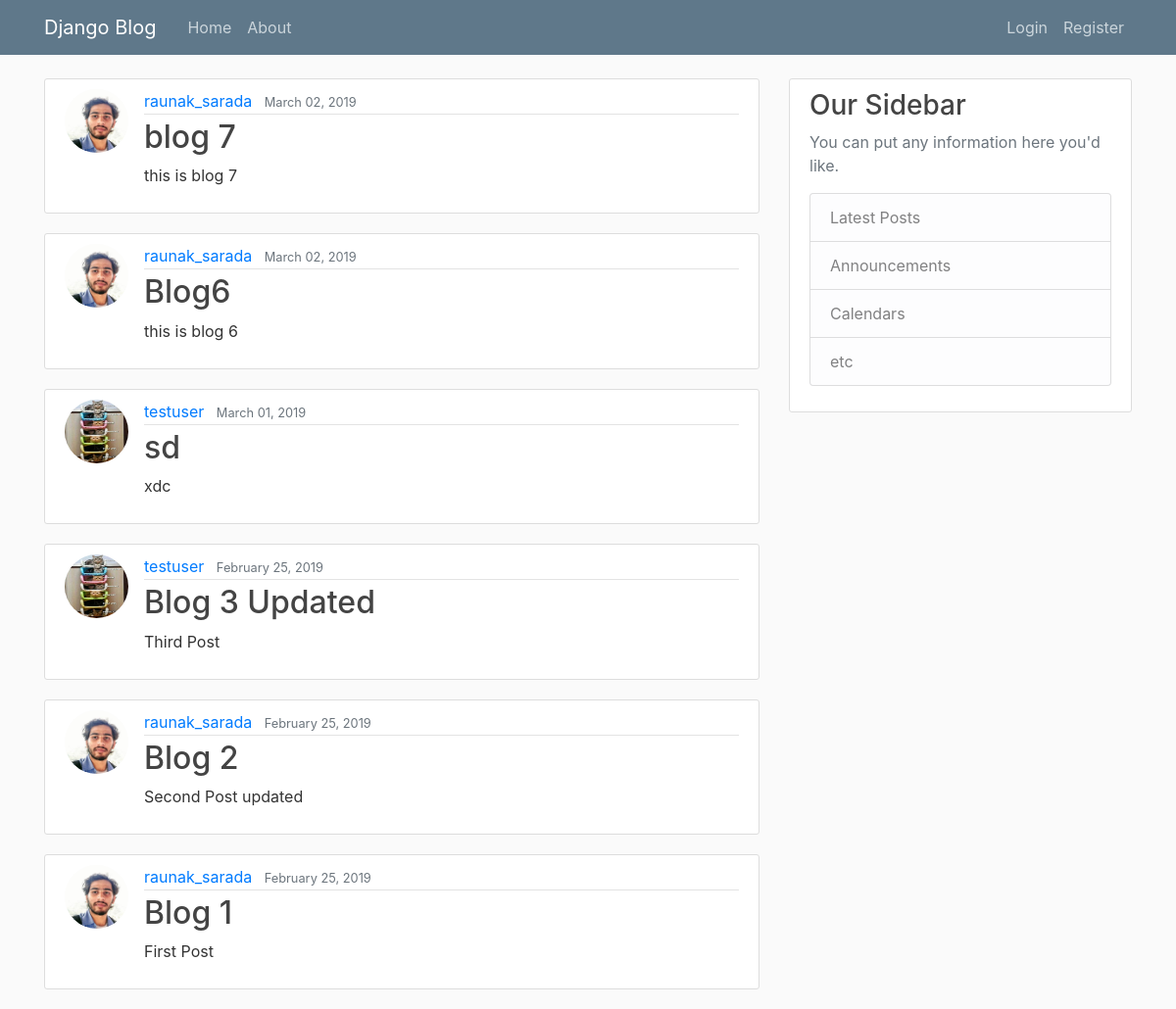
The page / on the database its author committed.
### blog/models.py (models this page shows, shortened)
class Post(models.Model):
    title=models.CharField(max_length=100)
    content= models.TextField()
    date_posted=models.DateTimeField(default=timezone.now)
    author=models.ForeignKey(User,on_delete=models.CASCADE)

### users/models.py (models this page shows, shortened)
class Profile(models.Model):
    user = models.OneToOneField(User, on_delete=models.CASCADE)
    image = models.ImageField(default='default.jpg', upload_to='profile_pics')

### blog/views.py (the view)
# urls.py: path('', PostListView.as_view(), name='blog-home'),
class PostListView(ListView):
    model = Post
    template_name ='blog/home.html'
    context_object_name ='posts'
    ordering = ['-date_posted']

### blog/templates/blog/home.html
{% extends "blog/base.html" %}
{% block content %}
    {% for post in posts %}
        <article class="media content-section">
          <img class ="rounded-circle article-img"src="{{post.author.profile.image.url}}">
          <div class="media-body">
            <div class="article-metadata">
              <a class="mr-2" href="#">{{ post.author }}</a>
              <small class="text-muted">{{ post.date_posted|date:"F d, Y" }}</small>
            </div>
            <h2><a class="article-title" href="{% url 'post-detail' post.id %}">{{ post.title }}</a></h2>
            <p class="article-content">{{ post.content }}</p>
          </div>
        </article>
    {% endfor %}
{% endblock content %}

### blog/templates/blog/base.html (shortened to what this page needs)
{% load static %}
<!DOCTYPE html>
<html>
<head>
    <link rel="stylesheet" href="https://maxcdn.bootstrapcdn.com/bootstrap/4.0.0/css/bootstrap.min.css">
    <link rel="stylesheet" type="text/css" href="{% static 'blog/main.css' %}">
</head>
<body>
    <header class="site-header">
      <nav class="navbar navbar-expand-md navbar-dark bg-steel fixed-top">
        <div class="container">
          <a class="navbar-brand mr-4" href="{% url 'blog-home' %}">Django Blog</a>
          <div class="collapse navbar-collapse" id="navbarToggle">
            <div class="navbar-nav mr-auto">
              <a class="nav-item nav-link" href="{% url 'blog-home' %}">Home</a>
              <a class="nav-item nav-link" href="{% url 'blog-about' %}">About</a>
            </div>
            <div class="navbar-nav">
                {% if user.is_authenticated %}
                <a class="nav-item nav-link" href="{% url 'post-create' %}">New Post</a>
                <a class="nav-item nav-link" href="{% url 'logout' %}">Logout</a>
                <a class="nav-item nav-link" href="{% url 'profile' %}">Profile</a>
              {% else %}
                <a class="nav-item nav-link" href="{% url 'login' %}">Login</a>
                <a class="nav-item nav-link" href="{% url 'register' %}">Register</a>
        {% endif %}
            </div>
          </div>
        </div>
      </nav>
    </header>
    <main role="main" class="container">
      <div class="row">
        <div class="col-md-8">
          {% block content %}{% endblock %}
        </div>
        <div class="col-md-4">
          <div class="content-section">
            <h3>Our Sidebar</h3>
            <p class='text-muted'>You can put any information here you'd like.
              <ul class="list-group">
                <li class="list-group-item list-group-item-light">Latest Posts</li>
                <li class="list-group-item list-group-item-light">Announcements</li>
                <li class="list-group-item list-group-item-light">Calendars</li>
                <li class="list-group-item list-group-item-light">etc</li>
              </ul>
            </p>
          </div>
        </div>
      </div>
    </main>
</body>
</html>

### blog/static/blog/main.css (style rules this page uses)
body { background: #fafafa; color: #333333; margin-top: 5rem; }
h1, h2, h3, h4, h5, h6 { color: #444444; }
ul { margin: 0; }
.bg-steel { background-color: #5f788a; }
.site-header .navbar-nav .nav-link { color: #cbd5db; }
.content-section { background: #ffffff; padding: 10px 20px; border: 1px solid #dddddd; border-radius: 3px; margin-bottom: 20px; }
.article-title { color: #444444; }
.article-content { white-space: pre-line; }
.article-img { height: 65px; width: 65px; margin-right: 16px; }
.article-metadata { padding-bottom: 1px; margin-bottom: 4px; border-bottom: 1px solid #e3e3e3 }

### rows shown on the page
Post: author.profile.image (picture), author "raunak_sarada", date_posted "March 02, 2019", title "blog 7", content "this is blog 7"
Post: author.profile.image (picture), author "raunak_sarada", date_posted "March 02, 2019", title "Blog6", content "this is blog 6"
Post: author.profile.image (picture), author "testuser", date_posted "March 01, 2019", title "sd", content "xdc"
Post: author.profile.image (picture), author "testuser", date_posted "February 25, 2019", title "Blog 3 Updated", content "Third Post"
Post: author.profile.image (picture), author "raunak_sarada", date_posted "February 25, 2019", title "Blog 2", content "Second Post updated"
Post: author.profile.image (picture), author "raunak_sarada", date_posted "February 25, 2019", title "Blog 1", content "First Post"
